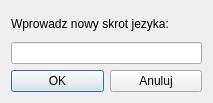
<?xml version="1.0" encoding="UTF-8"?>
<ui version="4.0">
 <class>jezyk</class>
 <widget class="QDialog" name="jezyk">
  <property name="geometry">
   <rect>
    <x>0</x>
    <y>0</y>
    <width>213</width>
    <height>103</height>
   </rect>
  </property>
  <property name="windowTitle">
   <string>Dialog</string>
  </property>
  <layout class="QVBoxLayout" name="verticalLayout">
   <item>
    <widget class="QLabel" name="label">
     <property name="text">
      <string>Wprowadz nowy skrot jezyka:</string>
     </property>
    </widget>
   </item>
   <item>
    <widget class="QLineEdit" name="lineEdit"/>
   </item>
   <item>
    <layout class="QHBoxLayout" name="horizontalLayout">
     <item>
      <widget class="QPushButton" name="okButton">
       <property name="text">
        <string>OK</string>
       </property>
      </widget>
     </item>
     <item>
      <widget class="QPushButton" name="anulujButton">
       <property name="text">
        <string>Anuluj</string>
       </property>
      </widget>
     </item>
    </layout>
   </item>
  </layout>
 </widget>
 <resources/>
 <connections>
  <connection>
   <sender>anulujButton</sender>
   <signal>clicked()</signal>
   <receiver>jezyk</receiver>
   <slot>reject()</slot>
   <hints>
    <hint type="sourcelabel">
     <x>276</x>
     <y>263</y>
    </hint>
    <hint type="destinationlabel">
     <x>199</x>
     <y>149</y>
    </hint>
   </hints>
  </connection>
 </connections>
</ui>
